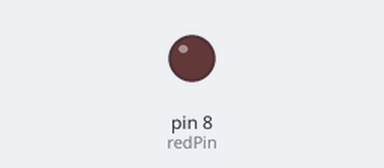
The sketch below on a simulated Arduino Uno, built with avr-gcc and run on an emulated ATmega328P. Parts: output pins drawn as LEDs (lit = HIGH).

Above: at 0.7 s.
At 6.1 s:
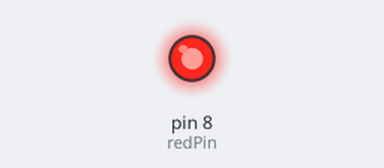
Timing chart, 0 to 6.5 s (numbered marks = the images above):
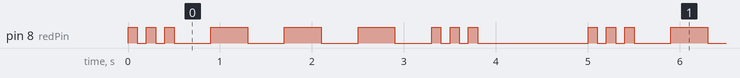

Measured:
- by itself, pin 8 (redPin): repeats every 5.0 s: 2 × (LOW 0.10 s, HIGH 0.10 s), 3 × (LOW 0.40 s, HIGH 0.40 s), LOW 0.40 s, 2 × (HIGH 0.10 s, LOW 0.10 s), HIGH 0.10 s, LOW 1.2 s, HIGH 0.10 s
- by itself, everything shown: repeats every 5.0 s, in 18 steps

The sketch:

sketch_SOS_Blink.ino
```cpp
int redPin=8;
int delayT=800;
int shrtbeep=100;
int longbeep=400;

void setup() {
  // put your setup code here, to run once:
pinMode(redPin, OUTPUT);
}

void loop() {
  // put your main code here, to run repeatedly:
digitalWrite(redPin, HIGH);
delay(shrtbeep);
digitalWrite(redPin, LOW);
delay(shrtbeep);

digitalWrite(redPin, HIGH);
delay(shrtbeep);
digitalWrite(redPin, LOW);
delay(shrtbeep);

digitalWrite(redPin, HIGH);
delay(shrtbeep);
digitalWrite(redPin, LOW);
delay(longbeep);


digitalWrite(redPin, HIGH);
delay(longbeep);
digitalWrite(redPin, LOW);
delay(longbeep);

digitalWrite(redPin, HIGH);
delay(longbeep);
digitalWrite(redPin, LOW);
delay(longbeep);

digitalWrite(redPin, HIGH);
delay(longbeep);
digitalWrite(redPin, LOW);
delay(longbeep);


digitalWrite(redPin, HIGH);
delay(shrtbeep);
digitalWrite(redPin, LOW);
delay(shrtbeep);

digitalWrite(redPin, HIGH);
delay(shrtbeep);
digitalWrite(redPin, LOW);
delay(shrtbeep);

digitalWrite(redPin, HIGH);
delay(shrtbeep);
digitalWrite(redPin, LOW);
delay(longbeep);
delay(delayT);

}
```
